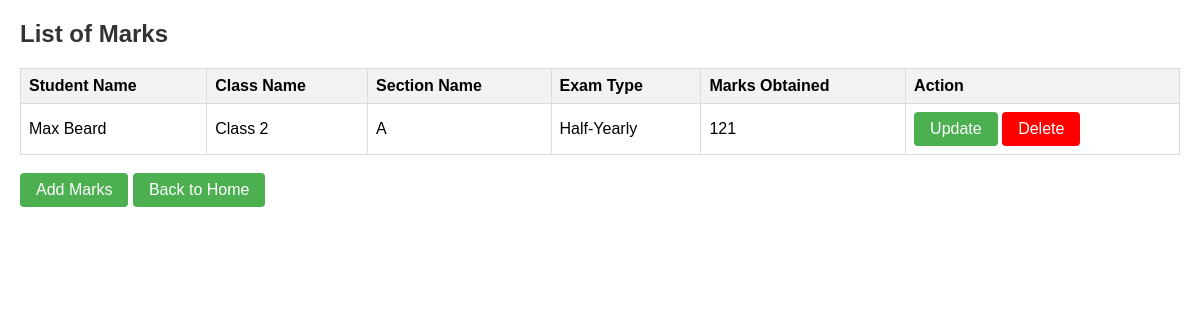
The page /result/markingstudents/ on the database its author committed.
### result/models.py (models this page shows)
class MarkingStudents(models.Model):
    student_name=models.ForeignKey(Student, on_delete=models.CASCADE)
    class_name = models.ForeignKey(Classes, on_delete=models.CASCADE)
    section_name = models.ForeignKey(Section, on_delete=models.CASCADE)
    exam_type = models.ForeignKey(Exams, on_delete=models.CASCADE)
    marks_obtained = models.PositiveIntegerField()
    def __str__(self):
        return str(self.student_name)

### students/models.py (models this page shows)
class Student(models.Model):
    student_id=models.CharField(max_length=5, primary_key=True)
    name=models.CharField(max_length=50)
    dob=models.DateField()
    address=models.CharField(max_length=50)
    contact_no=models.PositiveBigIntegerField()
    class_name=models.CharField(max_length=10)
    section_name=models.CharField(max_length=100)
    def __str__(self):
        return self.name

### classes/models.py (models this page shows, shortened)
class Classes(models.Model):
    class_name = models.CharField(max_length=100)

class Section(models.Model):
    class_name=models.CharField(max_length=100)
    section_name=models.CharField(max_length=100)

### exam_type/models.py (models this page shows)
class Exams(models.Model):
    exam_name=models.CharField(max_length=20)
    full_marks=models.PositiveIntegerField()
    def __str__(self):
        return self.exam_name

### result/views.py (the view)
# urls.py: path('markingstudents/', views.marking_students_list, name='marking_students_detail'),
def marking_students_list(request):
    marking_students = MarkingStudents.objects.all()
    print(marking_students)
    return render(request, 'marking_students_list.html', {'marking_students': marking_students})

### templates/marking_students_list.html (shortened to what this page needs)
<!DOCTYPE html>
<html lang="en">
<head>
</head>
<body>
    <h2>List of Marks</h2>
    <table>
        <tr>
            <th>Student Name</th>
            <th>Class Name</th>
            <th>Section Name</th>
            <th>Exam Type</th>
            <th>Marks Obtained</th>
            <th>Action</th>
        </tr>
        {% for marking_student in marking_students %}
            <tr>
                <td>{{ marking_student.student_name.name }}</td>
                <td>{{ marking_student.class_name.class_name }}</td>
                <td>{{ marking_student.section_name.section_name }}</td>
                <td>{{ marking_student.exam_type }}</td>
                <td>{{ marking_student.marks_obtained }}</td>
                <td>
                    <a href="{% url 'stu_marks_update' student_name=marking_student.student_name.name %}" class="button">Update</a>
                    <a href="{% url 'delete_marks' student_name=marking_student.student_name.name%}" class="button button-red">Delete</a>
                </td>
            </tr>
        {% endfor %}
    </table>
    <br>
    <a href="{% url 'search_student_for_marks' %}" class="button">Add Marks</a>
    <a href="{% url 'class_list' %}" class="button">Back to Home</a>
</body>
</html>

### templates/marking_students_list.html (style rules this page uses)
body { font-family: Arial, sans-serif; margin: 20px; }
h2 { color: #333; }
table { width: 100%; border-collapse: collapse; margin-top: 20px; }
th, td { border: 1px solid #ddd; padding: 8px; text-align: left; }
th { background-color: #f2f2f2; }
.button { display: inline-block; padding: 8px 16px; text-align: center; text-decoration: none; background-color: #4CAF50; color: white; border: none; border-radius: 4px; cursor: pointer; }
.button-red { background-color: #FF0000; }

### rows shown on the page
MarkingStudents: student_name.name "Max Beard", class_name.class_name "Class 2", section_name.section_name "A", exam_type "Half-Yearly", marks_obtained "121"
